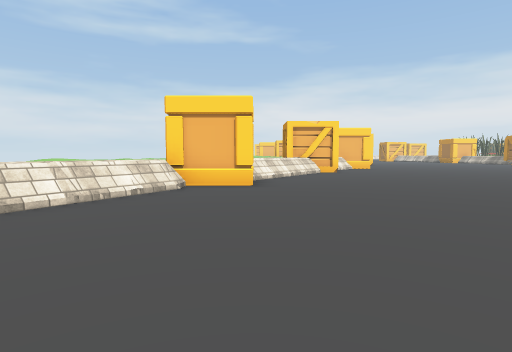
View 1 (above)

24 first-person views from a walk through a Unity game level. The camera is 1.4 m above the floor, tilts 4° down and sees 80° across. Doors are open. The floor is counted in squares, 2 m on a side. Each view is taken from the middle of a square. On the plan, view 1 faces up. The plan holds only what a view shows up to about 10 squares ahead; the rest is blank. The place goes on beyond the plan. Some surface patterns are stand-ins.

View 2
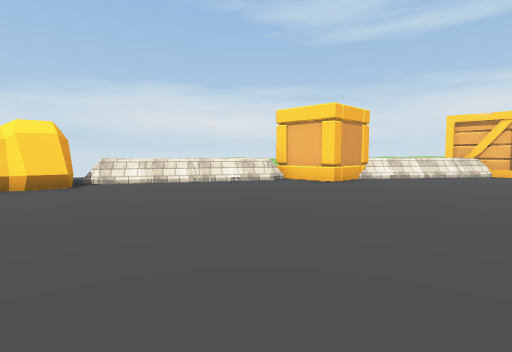

View 3
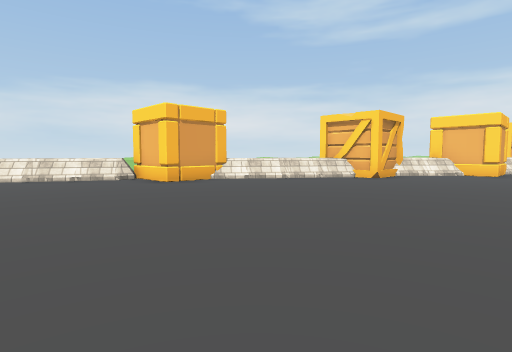

View 4
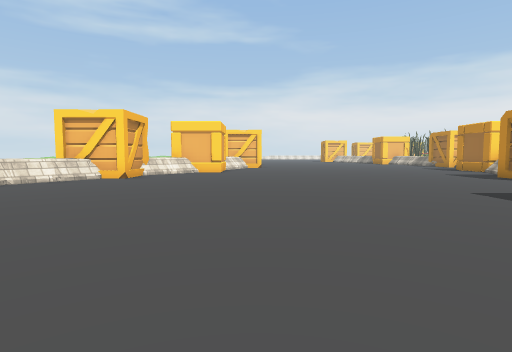

View 5
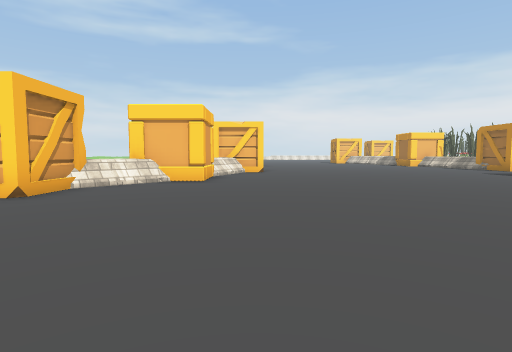

View 6
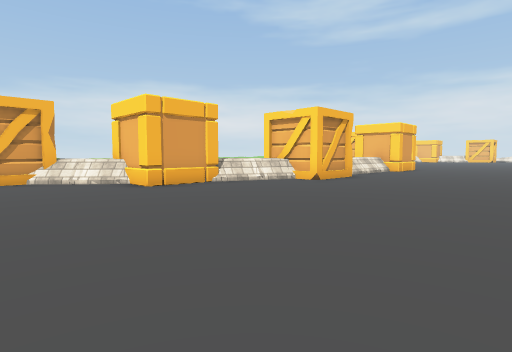

View 7
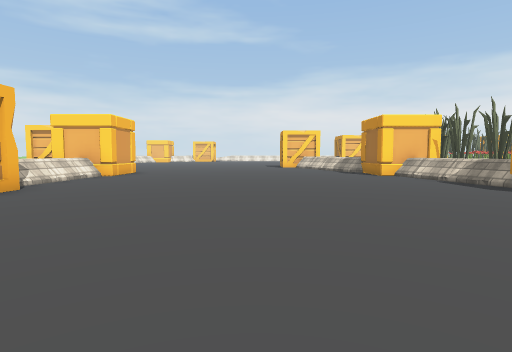

View 8
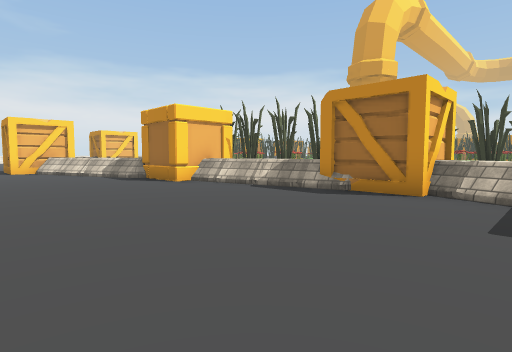

View 9
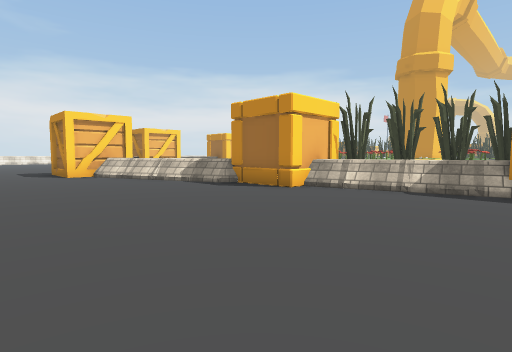

View 10
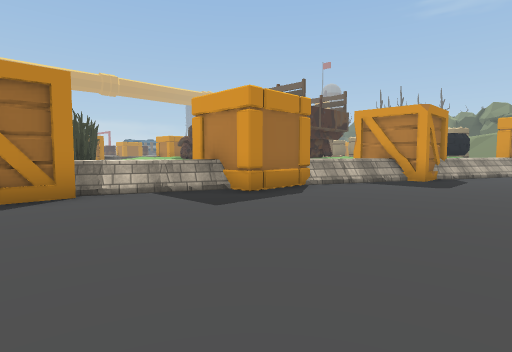

View 11
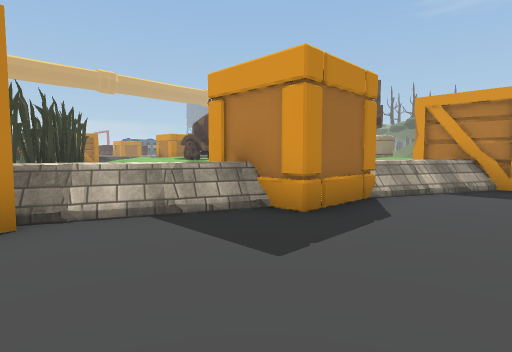

View 12
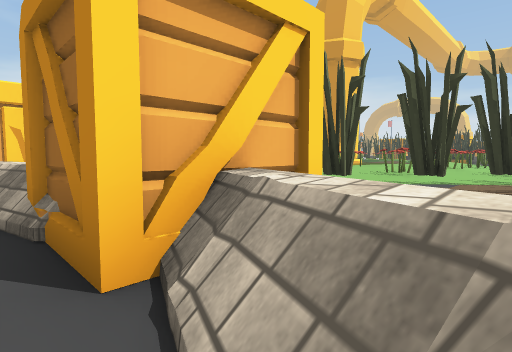

View 13
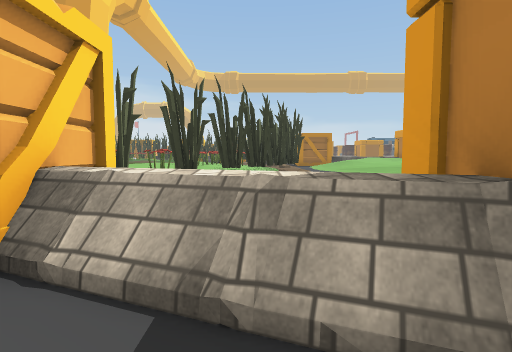

View 14
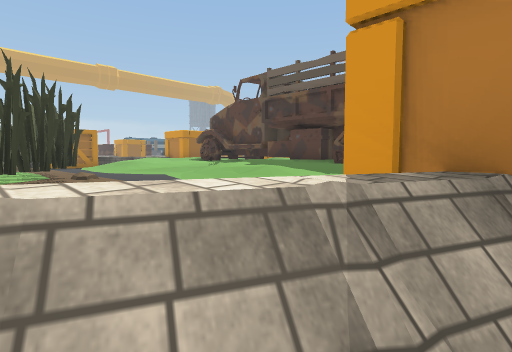

View 15
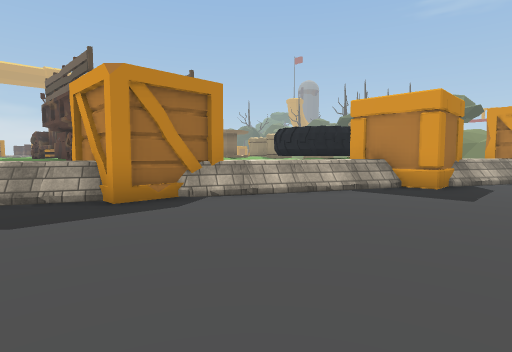

View 16
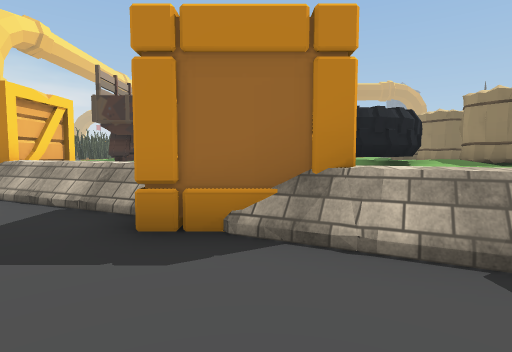

View 17
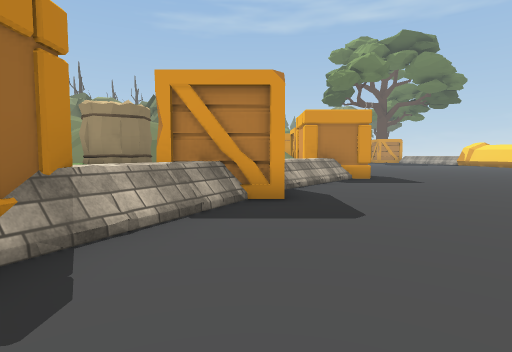

View 18
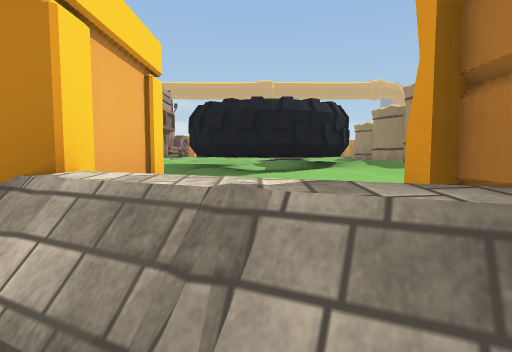

View 19
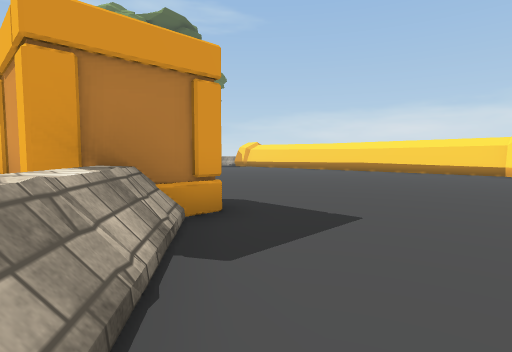

View 20
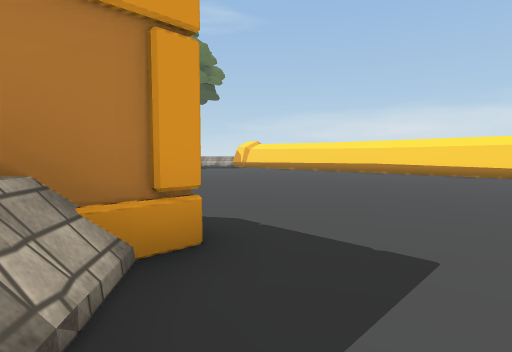

View 21
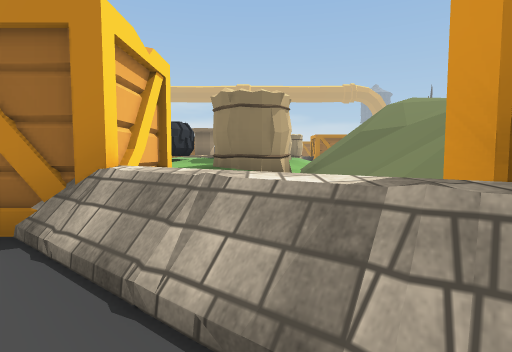

View 22
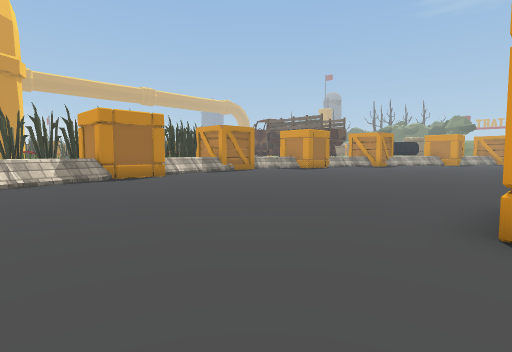

View 23
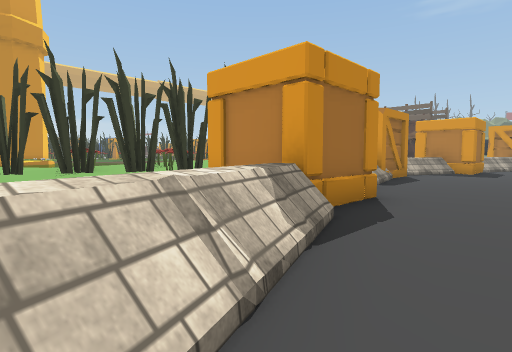

View 24
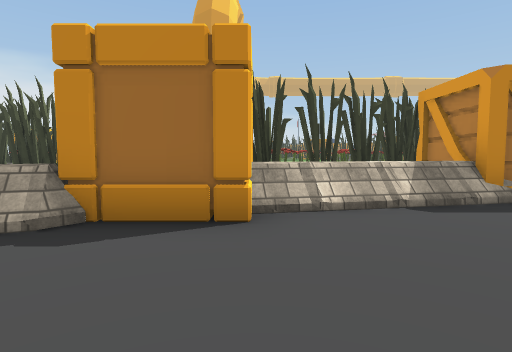

### Floor plan
Key: @ floor where view 1 was taken; # wall or solid block; . main floor; : floor 0.25 m higher than the main floor; + floor 0.5 m higher than the main floor; * floor 0.75 m higher than the main floor; % floor 1 m higher than the main floor; / step, stairs or slope; = window, fence, low wall or low ledge; ≈ liquid the walk keeps out of; ^ raised ledge; C crate; F flower; B hay bale; O other object.
Columns run from 4 left of view 1 to 30 right of it. Each row starts with its distance up from view 1.
 30            ........=    OO
 29            ........=^  OO++=
 28            .........=  OOOO≈
 27            C........#CCOO**
 26             ........C  OOOO
 25           CC........C#COO*%
 24           +=.........^.OO*OO
 23           /=.........=^OOOOO
 22           ^/..........CCOO  OO
 21           C#..........##OO+FF**
 20           ##..........C# O+FFOOFFOO
 19           #C..........=   OO+OOFFOO
 18          /=...........^    OOOO:
 17         C#C.........C#C     OOOOOO
 16         C#..........C        ...OO
 15         #C..........#    +++::++
 14       C#/...........=   +*%**+*
 13        #............^   ****%*
 12       ##...........C#    %*%
 11      ==............##    ###
 10     /=............#C#     #
  9     #.............=
  8     C............=#
  7   CCC...........CCC
  6  /=.............#  *%%*%%
  5  =/............=#CC#OO#%%
  4  =.............=***##O #
  3 ==............C# %%###
  2 #.............## **%##
  1 #............=CC B#%BB
  0 #...@.......=^   BB%BB B#
 -1 #..........C#C  +BB*B  BB
 -2 #..........  C%####
 -3   ........   C

Where each view was taken, in squares from view 1:
view 1: 0 up, 0 right, facing up
view 2: 0 up, 4 right, facing up-left
view 3: 3 up, 7 right, facing up-left
view 4: 3 up, 7 right, facing up
view 5: 7 up, 7 right, facing up
view 6: 12 up, 12 right, facing up-left
view 7: 15 up, 12 right, facing up
view 8: 18 up, 12 right, facing up-right
view 9: 21 up, 11 right, facing up-right
view 10: 21 up, 12 right, facing down-right
view 11: 20 up, 14 right, facing down-right
view 12: 18 up, 17 right, facing up-right
view 13: 18 up, 16 right, facing right
view 14: 19 up, 17 right, facing down-right
view 15: 14 up, 10 right, facing down-right
view 16: 6 up, 9 right, facing right
view 17: 8 up, 10 right, facing down
view 18: 4 up, 10 right, facing right
view 19: 2 up, 9 right, facing down-left
view 20: 1 up, 8 right, facing down-left
view 21: 0 up, 7 right, facing right
view 22: 30 up, 7 right, facing down-right
view 23: 30 up, 14 right, facing down-right
view 24: 25 up, 13 right, facing right
